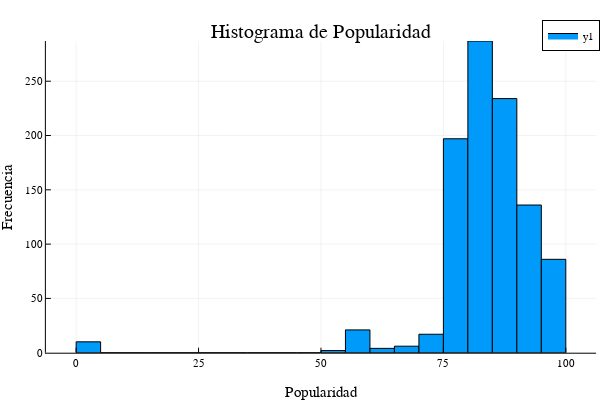

The code cell stored with this chart in its notebook:
### Code cell
# Visualización básica
# Histograma de la popularidad
histogram(data_ar.popularity, bins=20, xlabel="Popularidad",
    ylabel="Frecuencia", title="Histograma de Popularidad")

### Figure 1 — Plotly figure (JSON) as saved in the notebook; plotly's stock layout.template omitted (floating-point values rounded to 4 significant figures)
{"data": [{"fill": "tozeroy", "fillcolor": "rgba(0, 154, 250, 1.000)", "legendgroup": "y1", "line": {"color": "rgba(0, 0, 0, 1.000)", "dash": "solid", "width": 1}, "mode": "lines", "name": "y1", "showlegend": true, "type": "scatter", "x": [0, 0, 5, 5, 0, 0], "xaxis": "x1", "y": [10, 0, 0, 10, 10, 10], "yaxis": "y1"}, {"fill": "tozeroy", "fillcolor": "rgba(0, 154, 250, 1.000)", "legendgroup": "y1", "line": {"color": "rgba(0, 0, 0, 1.000)", "dash": "solid", "width": 1}, "mode": "lines", "name": "y1", "showlegend": false, "type": "scatter", "x": [5, 5, 10, 10, 5, 5], "xaxis": "x1", "y": [0, 0, 0, 0, 0, 0], "yaxis": "y1"}, {"fill": "tozeroy", "fillcolor": "rgba(0, 154, 250, 1.000)", "legendgroup": "y1", "line": {"color": "rgba(0, 0, 0, 1.000)", "dash": "solid", "width": 1}, "mode": "lines", "name": "y1", "showlegend": false, "type": "scatter", "x": [10, 10, 15, 15, 10, 10], "xaxis": "x1", "y": [0, 0, 0, 0, 0, 0], "yaxis": "y1"}, {"fill": "tozeroy", "fillcolor": "rgba(0, 154, 250, 1.000)", "legendgroup": "y1", "line": {"color": "rgba(0, 0, 0, 1.000)", "dash": "solid", "width": 1}, "mode": "lines", "name": "y1", "showlegend": false, "type": "scatter", "x": [15, 15, 20, 20, 15, 15], "xaxis": "x1", "y": [0, 0, 0, 0, 0, 0], "yaxis": "y1"}, {"fill": "tozeroy", "fillcolor": "rgba(0, 154, 250, 1.000)", "legendgroup": "y1", "line": {"color": "rgba(0, 0, 0, 1.000)", "dash": "solid", "width": 1}, "mode": "lines", "name": "y1", "showlegend": false, "type": "scatter", "x": [20, 20, 25, 25, 20, 20], "xaxis": "x1", "y": [0, 0, 0, 0, 0, 0], "yaxis": "y1"}, {"fill": "tozeroy", "fillcolor": "rgba(0, 154, 250, 1.000)", "legendgroup": "y1", "line": {"color": "rgba(0, 0, 0, 1.000)", "dash": "solid", "width": 1}, "mode": "lines", "name": "y1", "showlegend": false, "type": "scatter", "x": [25, 25, 30, 30, 25, 25], "xaxis": "x1", "y": [0, 0, 0, 0, 0, 0], "yaxis": "y1"}, {"fill": "tozeroy", "fillcolor": "rgba(0, 154, 250, 1.000)", "legendgroup": "y1", "line": {"color": "rgba(0, 0, 0, 1.000)", "dash": "solid", "width": 1}, "mode": "lines", "name": "y1", "showlegend": false, "type": "scatter", "x": [30, 30, 35, 35, 30, 30], "xaxis": "x1", "y": [0, 0, 0, 0, 0, 0], "yaxis": "y1"}, {"fill": "tozeroy", "fillcolor": "rgba(0, 154, 250, 1.000)", "legendgroup": "y1", "line": {"color": "rgba(0, 0, 0, 1.000)", "dash": "solid", "width": 1}, "mode": "lines", "name": "y1", "showlegend": false, "type": "scatter", "x": [35, 35, 40, 40, 35, 35], "xaxis": "x1", "y": [0, 0, 0, 0, 0, 0], "yaxis": "y1"}, {"fill": "tozeroy", "fillcolor": "rgba(0, 154, 250, 1.000)", "legendgroup": "y1", "line": {"color": "rgba(0, 0, 0, 1.000)", "dash": "solid", "width": 1}, "mode": "lines", "name": "y1", "showlegend": false, "type": "scatter", "x": [40, 40, 45, 45, 40, 40], "xaxis": "x1", "y": [0, 0, 0, 0, 0, 0], "yaxis": "y1"}, {"fill": "tozeroy", "fillcolor": "rgba(0, 154, 250, 1.000)", "legendgroup": "y1", "line": {"color": "rgba(0, 0, 0, 1.000)", "dash": "solid", "width": 1}, "mode": "lines", "name": "y1", "showlegend": false, "type": "scatter", "x": [45, 45, 50, 50, 45, 45], "xaxis": "x1", "y": [0, 0, 0, 0, 0, 0], "yaxis": "y1"}, {"fill": "tozeroy", "fillcolor": "rgba(0, 154, 250, 1.000)", "legendgroup": "y1", "line": {"color": "rgba(0, 0, 0, 1.000)", "dash": "solid", "width": 1}, "mode": "lines", "name": "y1", "showlegend": false, "type": "scatter", "x": [50, 50, 55, 55, 50, 50], "xaxis": "x1", "y": [2, 0, 0, 2, 2, 2], "yaxis": "y1"}, {"fill": "tozeroy", "fillcolor": "rgba(0, 154, 250, 1.000)", "legendgroup": "y1", "line": {"color": "rgba(0, 0, 0, 1.000)", "dash": "solid", "width": 1}, "mode": "lines", "name": "y1", "showlegend": false, "type": "scatter", "x": [55, 55, 60, 60, 55, 55], "xaxis": "x1", "y": [21, 0, 0, 21, 21, 21], "yaxis": "y1"}, {"fill": "tozeroy", "fillcolor": "rgba(0, 154, 250, 1.000)", "legendgroup": "y1", "line": {"color": "rgba(0, 0, 0, 1.000)", "dash": "solid", "width": 1}, "mode": "lines", "name": "y1", "showlegend": false, "type": "scatter", "x": [60, 60, 65, 65, 60, 60], "xaxis": "x1", "y": [4, 0, 0, 4, 4, 4], "yaxis": "y1"}, {"fill": "tozeroy", "fillcolor": "rgba(0, 154, 250, 1.000)", "legendgroup": "y1", "line": {"color": "rgba(0, 0, 0, 1.000)", "dash": "solid", "width": 1}, "mode": "lines", "name": "y1", "showlegend": false, "type": "scatter", "x": [65, 65, 70, 70, 65, 65], "xaxis": "x1", "y": [6, 0, 0, 6, 6, 6], "yaxis": "y1"}, {"fill": "tozeroy", "fillcolor": "rgba(0, 154, 250, 1.000)", "legendgroup": "y1", "line": {"color": "rgba(0, 0, 0, 1.000)", "dash": "solid", "width": 1}, "mode": "lines", "name": "y1", "showlegend": false, "type": "scatter", "x": [70, 70, 75, 75, 70, 70], "xaxis": "x1", "y": [17, 0, 0, 17, 17, 17], "yaxis": "y1"}, {"fill": "tozeroy", "fillcolor": "rgba(0, 154, 250, 1.000)", "legendgroup": "y1", "line": {"color": "rgba(0, 0, 0, 1.000)", "dash": "solid", "width": 1}, "mode": "lines", "name": "y1", "showlegend": false, "type": "scatter", "x": [75, 75, 80, 80, 75, 75], "xaxis": "x1", "y": [197, 0, 0, 197, 197, 197], "yaxis": "y1"}, {"fill": "tozeroy", "fillcolor": "rgba(0, 154, 250, 1.000)", "legendgroup": "y1", "line": {"color": "rgba(0, 0, 0, 1.000)", "dash": "solid", "width": 1}, "mode": "lines", "name": "y1", "showlegend": false, "type": "scatter", "x": [80, 80, 85, 85, 80, 80], "xaxis": "x1", "y": [287, 0, 0, 287, 287, 287], "yaxis": "y1"}, {"fill": "tozeroy", "fillcolor": "rgba(0, 154, 250, 1.000)", "legendgroup": "y1", "line": {"color": "rgba(0, 0, 0, 1.000)", "dash": "solid", "width": 1}, "mode": "lines", "name": "y1", "showlegend": false, "type": "scatter", "x": [85, 85, 90, 90, 85, 85], "xaxis": "x1", "y": [234, 0, 0, 234, 234, 234], "yaxis": "y1"}, {"fill": "tozeroy", "fillcolor": "rgba(0, 154, 250, 1.000)", "legendgroup": "y1", "line": {"color": "rgba(0, 0, 0, 1.000)", "dash": "solid", "width": 1}, "mode": "lines", "name": "y1", "showlegend": false, "type": "scatter", "x": [90, 90, 95, 95, 90, 90], "xaxis": "x1", "y": [136, 0, 0, 136, 136, 136], "yaxis": "y1"}, {"fill": "tozeroy", "fillcolor": "rgba(0, 154, 250, 1.000)", "legendgroup": "y1", "line": {"color": "rgba(0, 0, 0, 1.000)", "dash": "solid", "width": 1}, "mode": "lines", "name": "y1", "showlegend": false, "type": "scatter", "x": [95, 95, 100, 100, 95, 95], "xaxis": "x1", "y": [86, 0, 0, 86, 86, 86], "yaxis": "y1"}, {"colorbar": {"len": 0.8657, "title": "", "x": 0.9934, "y": 0.5087}, "legendgroup": "y1", "marker": {"color": "rgba(0, 154, 250, 0.000)", "line": {"color": "rgba(0, 0, 0, 0.000)", "width": 1}, "size": 0, "symbol": "circle"}, "mode": "markers", "name": "y1", "showlegend": false, "type": "scatter", "x": [2.5, 7.5, 12.5, 17.5, 22.5, 27.5, 32.5, 37.5, 42.5, 47.5, 52.5, 57.5, 62.5, 67.5, 72.5, 77.5, 82.5, 87.5, 92.5, 97.5], "xaxis": "x", "y": [10, 0, 0, 0, 0, 0, 0, 0, 0, 0, 2, 21, 4, 6, 17, 197, 287, 234, 136, 86], "yaxis": "y"}], "layout": {"annotations": [{"font": {"color": "rgba(0, 0, 0, 1.000)", "family": "sans-serif", "size": 20}, "rotation": 0, "showarrow": false, "text": "Histograma de Popularidad", "x": 0.535, "xanchor": "center", "xref": "paper", "y": 1, "yanchor": "top", "yref": "paper"}], "height": 400, "legend": {"bgcolor": "rgba(255, 255, 255, 1.000)", "bordercolor": "rgba(0, 0, 0, 1.000)", "borderwidth": 1, "font": {"color": "rgba(0, 0, 0, 1.000)", "family": "sans-serif", "size": 11}, "title": {"font": {"color": "rgba(0, 0, 0, 1.000)", "family": "sans-serif", "size": 15}, "text": ""}, "tracegroupgap": 0, "traceorder": "normal", "x": 1, "xanchor": "auto", "y": 1, "yanchor": "auto"}, "margin": {"b": 20, "l": 0, "r": 0, "t": 20}, "paper_bgcolor": "rgba(255, 255, 255, 1.000)", "plot_bgcolor": "rgba(255, 255, 255, 1.000)", "showlegend": true, "width": 600, "xaxis": {"anchor": "y", "domain": [0.07647, 0.9934], "gridcolor": "rgba(0, 0, 0, 0.100)", "gridwidth": 0.5, "linecolor": "rgba(0, 0, 0, 1.000)", "mirror": false, "range": [-6.18, 106.2], "showgrid": true, "showline": true, "showticklabels": true, "tickangle": 0, "tickcolor": "rgb(0, 0, 0)", "tickfont": {"color": "rgba(0, 0, 0, 1.000)", "family": "sans-serif", "size": 11}, "tickmode": "array", "ticks": "inside", "ticktext": ["0", "25", "50", "75", "100"], "tickvals": [0, 25, 50, 75, 100], "title": "Popularidad", "titlefont": {"color": "rgba(0, 0, 0, 1.000)", "family": "sans-serif", "size": 15}, "type": "-", "visible": true, "zeroline": false, "zerolinecolor": "rgba(0, 0, 0, 1.000)"}, "yaxis": {"anchor": "x", "domain": [0.07581, 0.9415], "gridcolor": "rgba(0, 0, 0, 0.100)", "gridwidth": 0.5, "linecolor": "rgba(0, 0, 0, 1.000)", "mirror": false, "range": [0, 287], "showgrid": true, "showline": true, "showticklabels": true, "tickangle": 0, "tickcolor": "rgb(0, 0, 0)", "tickfont": {"color": "rgba(0, 0, 0, 1.000)", "family": "sans-serif", "size": 11}, "tickmode": "array", "ticks": "inside", "ticktext": ["0", "50", "100", "150", "200", "250"], "tickvals": [0, 50, 100, 150, 200, 250], "title": "Frecuencia", "titlefont": {"color": "rgba(0, 0, 0, 1.000)", "family": "sans-serif", "size": 15}, "type": "-", "visible": true, "zeroline": false, "zerolinecolor": "rgba(0, 0, 0, 1.000)"}}}
